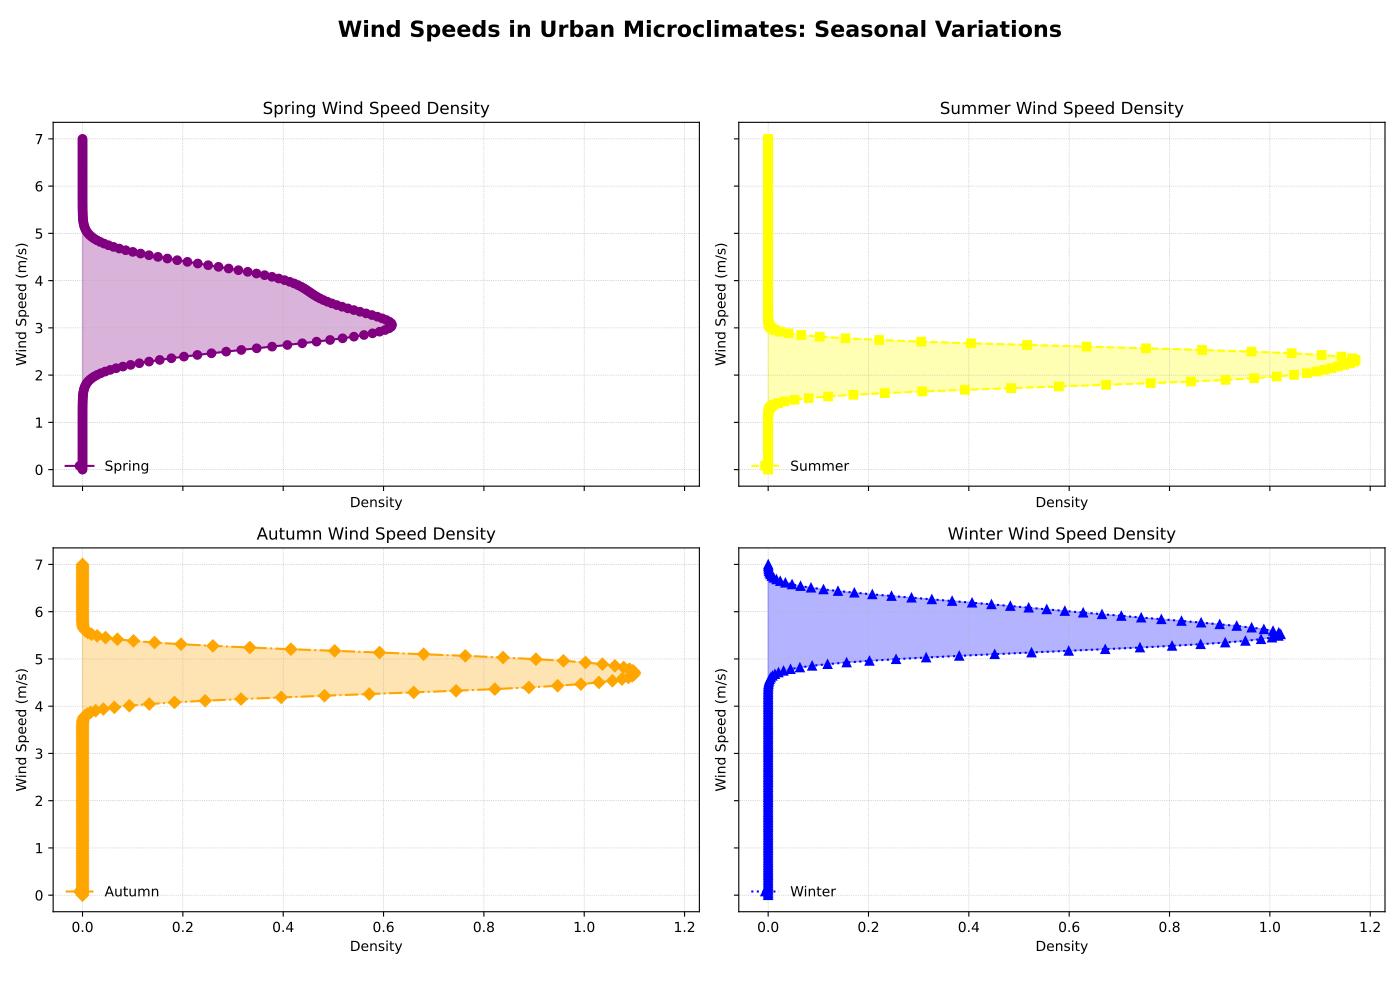

Reproduce this figure in Python.
import matplotlib.pyplot as plt
import numpy as np
from scipy.stats import gaussian_kde

spring_wind_speeds = np.array([3.2, 2.8, 3.5, 4.0, 3.1, 2.7, 3.8, 3.0, 4.2])
summer_wind_speeds = np.array([2.0, 1.8, 2.2, 2.5, 2.5, 1.9, 2.3, 2.4, 2.1])
autumn_wind_speeds = np.array([4.5, 4.3, 4.6, 5.0, 4.8, 4.7, 4.4, 4.9, 5.1])
winter_wind_speeds = np.array([5.5, 5.2, 5.8, 6.0, 5.6, 5.4, 5.7, 5.3, 6.2])

fig, ax = plt.subplots(2, 2, figsize=(14, 10), sharex=True, sharey=True)  # Adjusted grid size
seasons = ['Spring', 'Summer', 'Autumn', 'Winter']
wind_speed_data = [spring_wind_speeds, summer_wind_speeds, autumn_wind_speeds, winter_wind_speeds]

colors = ['purple', 'yellow', 'orange', 'blue']
markers = ['o', 's', 'D', '^']
line_styles = ['-', '--', '-.', ':']

ax = ax.flatten()
for ax_, season, data, color, marker, linestyle in zip(ax, seasons, wind_speed_data, colors, markers, line_styles):
    density = gaussian_kde(data)
    x_vals = np.linspace(0, 7, 200)
    y_vals = density(x_vals)

    ax_.plot(y_vals, x_vals, color=color, linestyle=linestyle, marker=marker, label=f'{season}')
    ax_.fill_betweenx(x_vals, 0, y_vals, color=color, alpha=0.3)
    ax_.set_title(f'{season} Wind Speed Density', fontsize=12)
    ax_.set_ylabel('Wind Speed (m/s)', fontsize=10)
    ax_.set_xlabel('Density', fontsize=10)
    ax_.legend(loc='lower left', frameon=False)
    ax_.grid(True, linestyle=':', linewidth=0.5)

fig.suptitle("Wind Speeds in Urban Microclimates: Seasonal Variations", fontsize=16, fontweight='bold')
plt.tight_layout(rect=[0, 0.03, 1, 0.95])
plt.show()
